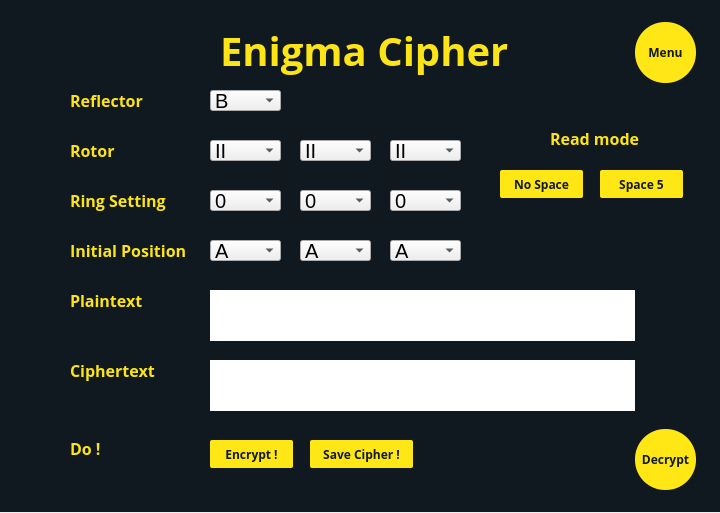
<?xml version="1.0" encoding="UTF-8"?>
<ui version="4.0">
 <class>Dialog</class>
 <widget class="QDialog" name="Dialog">
  <property name="geometry">
   <rect>
    <x>0</x>
    <y>0</y>
    <width>720</width>
    <height>513</height>
   </rect>
  </property>
  <property name="windowTitle">
   <string>Dialog</string>
  </property>
  <widget class="QWidget" name="widget" native="true">
   <property name="geometry">
    <rect>
     <x>0</x>
     <y>0</y>
     <width>720</width>
     <height>512</height>
    </rect>
   </property>
   <property name="styleSheet">
    <string notr="true">QWidget#widget{
background: #101920;}</string>
   </property>
   <widget class="QLabel" name="label">
    <property name="geometry">
     <rect>
      <x>220</x>
      <y>15</y>
      <width>301</width>
      <height>71</height>
     </rect>
    </property>
    <property name="styleSheet">
     <string notr="true">font-family: Open Sans;
font-style: normal;
font-weight: bold;
font-size: 40px;
color: #FCE417;</string>
    </property>
    <property name="text">
     <string>Enigma Cipher</string>
    </property>
   </widget>
   <widget class="QLabel" name="label_3">
    <property name="geometry">
     <rect>
      <x>70</x>
      <y>90</y>
      <width>91</width>
      <height>21</height>
     </rect>
    </property>
    <property name="styleSheet">
     <string notr="true">font-family: Open Sans;
font-style: normal;
font-weight: bold;
font-size: 16px;
/* identical to box height */


color: #FCE417;
</string>
    </property>
    <property name="text">
     <string>Reflector</string>
    </property>
   </widget>
   <widget class="QLabel" name="label_6">
    <property name="geometry">
     <rect>
      <x>70</x>
      <y>440</y>
      <width>31</width>
      <height>16</height>
     </rect>
    </property>
    <property name="styleSheet">
     <string notr="true">font-family: Open Sans;
font-style: normal;
font-weight: bold;
font-size: 16px;
/* identical to box height */


color: #FCE417;
</string>
    </property>
    <property name="text">
     <string>Do !</string>
    </property>
   </widget>
   <widget class="QPushButton" name="menu">
    <property name="geometry">
     <rect>
      <x>635</x>
      <y>22</y>
      <width>61</width>
      <height>61</height>
     </rect>
    </property>
    <property name="styleSheet">
     <string notr="true">background: #FFE715;
border-radius: 30;
font-family: Open Sans;
font-style: normal;
font-weight: 600;
font-size: 12px;
line-height: 33px;

color: #101920;
</string>
    </property>
    <property name="text">
     <string>Menu</string>
    </property>
   </widget>
   <widget class="QPushButton" name="encrypt">
    <property name="geometry">
     <rect>
      <x>210</x>
      <y>440</y>
      <width>83</width>
      <height>28</height>
     </rect>
    </property>
    <property name="styleSheet">
     <string notr="true">background: #FFE715;
border-radius: 2px;
font-family: Open Sans;
font-style: normal;
font-weight: 600;
font-size: 12px;
color: #101920;</string>
    </property>
    <property name="text">
     <string>Encrypt !</string>
    </property>
   </widget>
   <widget class="QPushButton" name="decrypt">
    <property name="geometry">
     <rect>
      <x>635</x>
      <y>429</y>
      <width>61</width>
      <height>61</height>
     </rect>
    </property>
    <property name="styleSheet">
     <string notr="true">background: #FFE715;
border-radius: 30;
font-family: Open Sans;
font-style: normal;
font-weight: 600;
font-size: 12px;
line-height: 33px;

color: #101920;
</string>
    </property>
    <property name="text">
     <string>Decrypt</string>
    </property>
   </widget>
   <widget class="QComboBox" name="rotor_1">
    <property name="geometry">
     <rect>
      <x>210</x>
      <y>140</y>
      <width>71</width>
      <height>21</height>
     </rect>
    </property>
    <property name="font">
     <font>
      <family>MS Sans Serif</family>
      <pointsize>15</pointsize>
     </font>
    </property>
    <property name="cursor">
     <cursorShape>PointingHandCursor</cursorShape>
    </property>
    <item>
     <property name="text">
      <string>II</string>
     </property>
    </item>
    <item>
     <property name="text">
      <string>IV</string>
     </property>
    </item>
    <item>
     <property name="text">
      <string>V</string>
     </property>
    </item>
   </widget>
   <widget class="QComboBox" name="rotor_2">
    <property name="geometry">
     <rect>
      <x>300</x>
      <y>140</y>
      <width>71</width>
      <height>21</height>
     </rect>
    </property>
    <property name="font">
     <font>
      <family>MS Sans Serif</family>
      <pointsize>15</pointsize>
     </font>
    </property>
    <property name="cursor">
     <cursorShape>PointingHandCursor</cursorShape>
    </property>
    <item>
     <property name="text">
      <string>II</string>
     </property>
    </item>
    <item>
     <property name="text">
      <string>IV</string>
     </property>
    </item>
    <item>
     <property name="text">
      <string>V</string>
     </property>
    </item>
   </widget>
   <widget class="QComboBox" name="rotor_3">
    <property name="geometry">
     <rect>
      <x>390</x>
      <y>140</y>
      <width>71</width>
      <height>21</height>
     </rect>
    </property>
    <property name="font">
     <font>
      <family>MS Sans Serif</family>
      <pointsize>15</pointsize>
     </font>
    </property>
    <property name="cursor">
     <cursorShape>PointingHandCursor</cursorShape>
    </property>
    <item>
     <property name="text">
      <string>II</string>
     </property>
    </item>
    <item>
     <property name="text">
      <string>IV</string>
     </property>
    </item>
    <item>
     <property name="text">
      <string>V</string>
     </property>
    </item>
   </widget>
   <widget class="QComboBox" name="ring_1">
    <property name="geometry">
     <rect>
      <x>210</x>
      <y>190</y>
      <width>71</width>
      <height>21</height>
     </rect>
    </property>
    <property name="font">
     <font>
      <family>MS Sans Serif</family>
      <pointsize>15</pointsize>
     </font>
    </property>
    <property name="cursor">
     <cursorShape>PointingHandCursor</cursorShape>
    </property>
    <item>
     <property name="text">
      <string>0</string>
     </property>
    </item>
    <item>
     <property name="text">
      <string>1</string>
     </property>
    </item>
    <item>
     <property name="text">
      <string>2</string>
     </property>
    </item>
    <item>
     <property name="text">
      <string>3</string>
     </property>
    </item>
    <item>
     <property name="text">
      <string>4</string>
     </property>
    </item>
    <item>
     <property name="text">
      <string>5</string>
     </property>
    </item>
    <item>
     <property name="text">
      <string>6</string>
     </property>
    </item>
    <item>
     <property name="text">
      <string>7</string>
     </property>
    </item>
    <item>
     <property name="text">
      <string>8</string>
     </property>
    </item>
    <item>
     <property name="text">
      <string>9</string>
     </property>
    </item>
    <item>
     <property name="text">
      <string>10</string>
     </property>
    </item>
    <item>
     <property name="text">
      <string>11</string>
     </property>
    </item>
    <item>
     <property name="text">
      <string>12</string>
     </property>
    </item>
    <item>
     <property name="text">
      <string>13</string>
     </property>
    </item>
    <item>
     <property name="text">
      <string>14</string>
     </property>
    </item>
    <item>
     <property name="text">
      <string>15</string>
     </property>
    </item>
    <item>
     <property name="text">
      <string>16</string>
     </property>
    </item>
    <item>
     <property name="text">
      <string>17</string>
     </property>
    </item>
    <item>
     <property name="text">
      <string>18</string>
     </property>
    </item>
    <item>
     <property name="text">
      <string>19</string>
     </property>
    </item>
    <item>
     <property name="text">
      <string>20</string>
     </property>
    </item>
    <item>
     <property name="text">
      <string>21</string>
     </property>
    </item>
    <item>
     <property name="text">
      <string>22</string>
     </property>
    </item>
    <item>
     <property name="text">
      <string>23</string>
     </property>
    </item>
    <item>
     <property name="text">
      <string>24</string>
     </property>
    </item>
    <item>
     <property name="text">
      <string>25</string>
     </property>
    </item>
   </widget>
   <widget class="QComboBox" name="ring_2">
    <property name="geometry">
     <rect>
      <x>300</x>
      <y>190</y>
      <width>71</width>
      <height>21</height>
     </rect>
    </property>
    <property name="font">
     <font>
      <family>MS Sans Serif</family>
      <pointsize>15</pointsize>
     </font>
    </property>
    <property name="cursor">
     <cursorShape>PointingHandCursor</cursorShape>
    </property>
    <item>
     <property name="text">
      <string>0</string>
     </property>
    </item>
    <item>
     <property name="text">
      <string>1</string>
     </property>
    </item>
    <item>
     <property name="text">
      <string>2</string>
     </property>
    </item>
    <item>
     <property name="text">
      <string>3</string>
     </property>
    </item>
    <item>
     <property name="text">
      <string>4</string>
     </property>
    </item>
    <item>
     <property name="text">
      <string>5</string>
     </property>
    </item>
    <item>
     <property name="text">
      <string>6</string>
     </property>
    </item>
    <item>
     <property name="text">
      <string>7</string>
     </property>
    </item>
    <item>
     <property name="text">
      <string>8</string>
     </property>
    </item>
    <item>
     <property name="text">
      <string>9</string>
     </property>
    </item>
    <item>
     <property name="text">
      <string>10</string>
     </property>
    </item>
    <item>
     <property name="text">
      <string>11</string>
     </property>
    </item>
    <item>
     <property name="text">
      <string>12</string>
     </property>
    </item>
    <item>
     <property name="text">
      <string>13</string>
     </property>
    </item>
    <item>
     <property name="text">
      <string>14</string>
     </property>
    </item>
    <item>
     <property name="text">
      <string>15</string>
     </property>
    </item>
    <item>
     <property name="text">
      <string>16</string>
     </property>
    </item>
    <item>
     <property name="text">
      <string>17</string>
     </property>
    </item>
    <item>
     <property name="text">
      <string>18</string>
     </property>
    </item>
    <item>
     <property name="text">
      <string>19</string>
     </property>
    </item>
    <item>
     <property name="text">
      <string>20</string>
     </property>
    </item>
    <item>
     <property name="text">
      <string>21</string>
     </property>
    </item>
    <item>
     <property name="text">
      <string>22</string>
     </property>
    </item>
    <item>
     <property name="text">
      <string>23</string>
     </property>
    </item>
    <item>
     <property name="text">
      <string>24</string>
     </property>
    </item>
    <item>
     <property name="text">
      <string>25</string>
     </property>
    </item>
   </widget>
   <widget class="QComboBox" name="ring_3">
    <property name="geometry">
     <rect>
      <x>390</x>
      <y>190</y>
      <width>71</width>
      <height>21</height>
     </rect>
    </property>
    <property name="font">
     <font>
      <family>MS Sans Serif</family>
      <pointsize>15</pointsize>
     </font>
    </property>
    <property name="cursor">
     <cursorShape>PointingHandCursor</cursorShape>
    </property>
    <item>
     <property name="text">
      <string>0</string>
     </property>
    </item>
    <item>
     <property name="text">
      <string>1</string>
     </property>
    </item>
    <item>
     <property name="text">
      <string>2</string>
     </property>
    </item>
    <item>
     <property name="text">
      <string>3</string>
     </property>
    </item>
    <item>
     <property name="text">
      <string>4</string>
     </property>
    </item>
    <item>
     <property name="text">
      <string>5</string>
     </property>
    </item>
    <item>
     <property name="text">
      <string>6</string>
     </property>
    </item>
    <item>
     <property name="text">
      <string>7</string>
     </property>
    </item>
    <item>
     <property name="text">
      <string>8</string>
     </property>
    </item>
    <item>
     <property name="text">
      <string>9</string>
     </property>
    </item>
    <item>
     <property name="text">
      <string>10</string>
     </property>
    </item>
    <item>
     <property name="text">
      <string>11</string>
     </property>
    </item>
    <item>
     <property name="text">
      <string>12</string>
     </property>
    </item>
    <item>
     <property name="text">
      <string>13</string>
     </property>
    </item>
    <item>
     <property name="text">
      <string>14</string>
     </property>
    </item>
    <item>
     <property name="text">
      <string>15</string>
     </property>
    </item>
    <item>
     <property name="text">
      <string>16</string>
     </property>
    </item>
    <item>
     <property name="text">
      <string>17</string>
     </property>
    </item>
    <item>
     <property name="text">
      <string>18</string>
     </property>
    </item>
    <item>
     <property name="text">
      <string>19</string>
     </property>
    </item>
    <item>
     <property name="text">
      <string>20</string>
     </property>
    </item>
    <item>
     <property name="text">
      <string>21</string>
     </property>
    </item>
    <item>
     <property name="text">
      <string>22</string>
     </property>
    </item>
    <item>
     <property name="text">
      <string>23</string>
     </property>
    </item>
    <item>
     <property name="text">
      <string>24</string>
     </property>
    </item>
    <item>
     <property name="text">
      <string>25</string>
     </property>
    </item>
   </widget>
   <widget class="QComboBox" name="reflector">
    <property name="geometry">
     <rect>
      <x>210</x>
      <y>90</y>
      <width>71</width>
      <height>21</height>
     </rect>
    </property>
    <property name="font">
     <font>
      <family>MS Sans Serif</family>
      <pointsize>15</pointsize>
     </font>
    </property>
    <property name="cursor">
     <cursorShape>PointingHandCursor</cursorShape>
    </property>
    <item>
     <property name="text">
      <string>B</string>
     </property>
    </item>
    <item>
     <property name="text">
      <string>C</string>
     </property>
    </item>
   </widget>
   <widget class="QComboBox" name="init_1">
    <property name="geometry">
     <rect>
      <x>210</x>
      <y>240</y>
      <width>71</width>
      <height>21</height>
     </rect>
    </property>
    <property name="font">
     <font>
      <family>MS Sans Serif</family>
      <pointsize>15</pointsize>
     </font>
    </property>
    <property name="cursor">
     <cursorShape>PointingHandCursor</cursorShape>
    </property>
    <item>
     <property name="text">
      <string>A</string>
     </property>
    </item>
    <item>
     <property name="text">
      <string>B</string>
     </property>
    </item>
    <item>
     <property name="text">
      <string>C</string>
     </property>
    </item>
    <item>
     <property name="text">
      <string>D</string>
     </property>
    </item>
    <item>
     <property name="text">
      <string>E</string>
     </property>
    </item>
    <item>
     <property name="text">
      <string>F</string>
     </property>
    </item>
    <item>
     <property name="text">
      <string>G</string>
     </property>
    </item>
    <item>
     <property name="text">
      <string>H</string>
     </property>
    </item>
    <item>
     <property name="text">
      <string>I</string>
     </property>
    </item>
    <item>
     <property name="text">
      <string>J</string>
     </property>
    </item>
    <item>
     <property name="text">
      <string>K</string>
     </property>
    </item>
    <item>
     <property name="text">
      <string>L</string>
     </property>
    </item>
    <item>
     <property name="text">
      <string>M</string>
     </property>
    </item>
    <item>
     <property name="text">
      <string>N</string>
     </property>
    </item>
    <item>
     <property name="text">
      <string>O</string>
     </property>
    </item>
    <item>
     <property name="text">
      <string>P</string>
     </property>
    </item>
    <item>
     <property name="text">
      <string>Q</string>
     </property>
    </item>
    <item>
     <property name="text">
      <string>R</string>
     </property>
    </item>
    <item>
     <property name="text">
      <string>S</string>
     </property>
    </item>
    <item>
     <property name="text">
      <string>T</string>
     </property>
    </item>
    <item>
     <property name="text">
      <string>U</string>
     </property>
    </item>
    <item>
     <property name="text">
      <string>V</string>
     </property>
    </item>
    <item>
     <property name="text">
      <string>W</string>
     </property>
    </item>
    <item>
     <property name="text">
      <string>X</string>
     </property>
    </item>
    <item>
     <property name="text">
      <string>Y</string>
     </property>
    </item>
    <item>
     <property name="text">
      <string>Z</string>
     </property>
    </item>
   </widget>
   <widget class="QComboBox" name="init_2">
    <property name="geometry">
     <rect>
      <x>300</x>
      <y>240</y>
      <width>71</width>
      <height>21</height>
     </rect>
    </property>
    <property name="font">
     <font>
      <family>MS Sans Serif</family>
      <pointsize>15</pointsize>
     </font>
    </property>
    <property name="cursor">
     <cursorShape>PointingHandCursor</cursorShape>
    </property>
    <item>
     <property name="text">
      <string>A</string>
     </property>
    </item>
    <item>
     <property name="text">
      <string>B</string>
     </property>
    </item>
    <item>
     <property name="text">
      <string>C</string>
     </property>
    </item>
    <item>
     <property name="text">
      <string>D</string>
     </property>
    </item>
    <item>
     <property name="text">
      <string>E</string>
     </property>
    </item>
    <item>
     <property name="text">
      <string>F</string>
     </property>
    </item>
    <item>
     <property name="text">
      <string>G</string>
     </property>
    </item>
    <item>
     <property name="text">
      <string>H</string>
     </property>
    </item>
    <item>
     <property name="text">
      <string>I</string>
     </property>
    </item>
    <item>
     <property name="text">
      <string>J</string>
     </property>
    </item>
    <item>
     <property name="text">
      <string>K</string>
     </property>
    </item>
    <item>
     <property name="text">
      <string>L</string>
     </property>
    </item>
    <item>
     <property name="text">
      <string>M</string>
     </property>
    </item>
    <item>
     <property name="text">
      <string>N</string>
     </property>
    </item>
    <item>
     <property name="text">
      <string>O</string>
     </property>
    </item>
    <item>
     <property name="text">
      <string>P</string>
     </property>
    </item>
    <item>
     <property name="text">
      <string>Q</string>
     </property>
    </item>
    <item>
     <property name="text">
      <string>R</string>
     </property>
    </item>
    <item>
     <property name="text">
      <string>S</string>
     </property>
    </item>
    <item>
     <property name="text">
      <string>T</string>
     </property>
    </item>
    <item>
     <property name="text">
      <string>U</string>
     </property>
    </item>
    <item>
     <property name="text">
      <string>V</string>
     </property>
    </item>
    <item>
     <property name="text">
      <string>W</string>
     </property>
    </item>
    <item>
     <property name="text">
      <string>X</string>
     </property>
    </item>
    <item>
     <property name="text">
      <string>Y</string>
     </property>
    </item>
    <item>
     <property name="text">
      <string>Z</string>
     </property>
    </item>
   </widget>
   <widget class="QComboBox" name="init_3">
    <property name="geometry">
     <rect>
      <x>390</x>
      <y>240</y>
      <width>71</width>
      <height>21</height>
     </rect>
    </property>
    <property name="font">
     <font>
      <family>MS Sans Serif</family>
      <pointsize>15</pointsize>
     </font>
    </property>
    <property name="cursor">
     <cursorShape>PointingHandCursor</cursorShape>
    </property>
    <item>
     <property name="text">
      <string>A</string>
     </property>
    </item>
    <item>
     <property name="text">
      <string>B</string>
     </property>
    </item>
    <item>
     <property name="text">
      <string>C</string>
     </property>
    </item>
    <item>
     <property name="text">
      <string>D</string>
     </property>
    </item>
    <item>
     <property name="text">
      <string>E</string>
     </property>
    </item>
    <item>
     <property name="text">
      <string>F</string>
     </property>
    </item>
    <item>
     <property name="text">
      <string>G</string>
     </property>
    </item>
    <item>
     <property name="text">
      <string>H</string>
     </property>
    </item>
    <item>
     <property name="text">
      <string>I</string>
     </property>
    </item>
    <item>
     <property name="text">
      <string>J</string>
     </property>
    </item>
    <item>
     <property name="text">
      <string>K</string>
     </property>
    </item>
    <item>
     <property name="text">
      <string>L</string>
     </property>
    </item>
    <item>
     <property name="text">
      <string>M</string>
     </property>
    </item>
    <item>
     <property name="text">
      <string>N</string>
     </property>
    </item>
    <item>
     <property name="text">
      <string>O</string>
     </property>
    </item>
    <item>
     <property name="text">
      <string>P</string>
     </property>
    </item>
    <item>
     <property name="text">
      <string>Q</string>
     </property>
    </item>
    <item>
     <property name="text">
      <string>R</string>
     </property>
    </item>
    <item>
     <property name="text">
      <string>S</string>
     </property>
    </item>
    <item>
     <property name="text">
      <string>T</string>
     </property>
    </item>
    <item>
     <property name="text">
      <string>U</string>
     </property>
    </item>
    <item>
     <property name="text">
      <string>V</string>
     </property>
    </item>
    <item>
     <property name="text">
      <string>W</string>
     </property>
    </item>
    <item>
     <property name="text">
      <string>X</string>
     </property>
    </item>
    <item>
     <property name="text">
      <string>Y</string>
     </property>
    </item>
    <item>
     <property name="text">
      <string>Z</string>
     </property>
    </item>
   </widget>
   <widget class="QLabel" name="label_4">
    <property name="geometry">
     <rect>
      <x>70</x>
      <y>140</y>
      <width>91</width>
      <height>21</height>
     </rect>
    </property>
    <property name="styleSheet">
     <string notr="true">font-family: Open Sans;
font-style: normal;
font-weight: bold;
font-size: 16px;
/* identical to box height */


color: #FCE417;
</string>
    </property>
    <property name="text">
     <string>Rotor</string>
    </property>
   </widget>
   <widget class="QLabel" name="label_5">
    <property name="geometry">
     <rect>
      <x>70</x>
      <y>190</y>
      <width>101</width>
      <height>21</height>
     </rect>
    </property>
    <property name="styleSheet">
     <string notr="true">font-family: Open Sans;
font-style: normal;
font-weight: bold;
font-size: 16px;
/* identical to box height */


color: #FCE417;
</string>
    </property>
    <property name="text">
     <string>Ring Setting</string>
    </property>
   </widget>
   <widget class="QLabel" name="label_7">
    <property name="geometry">
     <rect>
      <x>70</x>
      <y>240</y>
      <width>121</width>
      <height>21</height>
     </rect>
    </property>
    <property name="styleSheet">
     <string notr="true">font-family: Open Sans;
font-style: normal;
font-weight: bold;
font-size: 16px;
/* identical to box height */


color: #FCE417;
</string>
    </property>
    <property name="text">
     <string>Initial Position</string>
    </property>
   </widget>
   <widget class="QLabel" name="label_8">
    <property name="geometry">
     <rect>
      <x>70</x>
      <y>290</y>
      <width>81</width>
      <height>21</height>
     </rect>
    </property>
    <property name="styleSheet">
     <string notr="true">font-family: Open Sans;
font-style: normal;
font-weight: bold;
font-size: 16px;
/* identical to box height */


color: #FCE417;
</string>
    </property>
    <property name="text">
     <string>Plaintext</string>
    </property>
   </widget>
   <widget class="QTextEdit" name="plaintext">
    <property name="geometry">
     <rect>
      <x>210</x>
      <y>290</y>
      <width>425</width>
      <height>51</height>
     </rect>
    </property>
    <property name="autoFillBackground">
     <bool>false</bool>
    </property>
    <property name="styleSheet">
     <string notr="true">QWidget#plaintext{
font-family: Open Sans;
font-style: normal;
font-weight: 600;
font-size: 12px;
color: #000000;
}</string>
    </property>
    <property name="frameShape">
     <enum>QFrame::NoFrame</enum>
    </property>
    <property name="lineWidth">
     <number>0</number>
    </property>
    <property name="readOnly">
     <bool>false</bool>
    </property>
    <property name="html">
     <string>&lt;!DOCTYPE HTML PUBLIC &quot;-//W3C//DTD HTML 4.0//EN&quot; &quot;http://www.w3.org/TR/REC-html40/strict.dtd&quot;&gt;
&lt;html&gt;&lt;head&gt;&lt;meta name=&quot;qrichtext&quot; content=&quot;1&quot; /&gt;&lt;style type=&quot;text/css&quot;&gt;
p, li { white-space: pre-wrap; }
&lt;/style&gt;&lt;/head&gt;&lt;body style=&quot; font-family:'Open Sans'; font-size:12px; font-weight:600; font-style:normal;&quot;&gt;
&lt;p style=&quot;-qt-paragraph-type:empty; margin-top:0px; margin-bottom:0px; margin-left:0px; margin-right:0px; -qt-block-indent:0; text-indent:0px; font-family:'MS Shell Dlg 2'; font-size:8.25pt; font-weight:400;&quot;&gt;&lt;br /&gt;&lt;/p&gt;&lt;/body&gt;&lt;/html&gt;</string>
    </property>
   </widget>
   <widget class="QLabel" name="label_9">
    <property name="geometry">
     <rect>
      <x>70</x>
      <y>360</y>
      <width>91</width>
      <height>21</height>
     </rect>
    </property>
    <property name="styleSheet">
     <string notr="true">font-family: Open Sans;
font-style: normal;
font-weight: bold;
font-size: 16px;
/* identical to box height */


color: #FCE417;
</string>
    </property>
    <property name="text">
     <string>Ciphertext</string>
    </property>
   </widget>
   <widget class="QTextEdit" name="ciphertext">
    <property name="geometry">
     <rect>
      <x>210</x>
      <y>360</y>
      <width>425</width>
      <height>51</height>
     </rect>
    </property>
    <property name="autoFillBackground">
     <bool>false</bool>
    </property>
    <property name="styleSheet">
     <string notr="true">QWidget#ciphertext{
font-family: Open Sans;
font-style: normal;
font-weight: 600;
font-size: 12px;
color: #000000;
}</string>
    </property>
    <property name="frameShape">
     <enum>QFrame::NoFrame</enum>
    </property>
    <property name="lineWidth">
     <number>0</number>
    </property>
    <property name="readOnly">
     <bool>true</bool>
    </property>
    <property name="html">
     <string>&lt;!DOCTYPE HTML PUBLIC &quot;-//W3C//DTD HTML 4.0//EN&quot; &quot;http://www.w3.org/TR/REC-html40/strict.dtd&quot;&gt;
&lt;html&gt;&lt;head&gt;&lt;meta name=&quot;qrichtext&quot; content=&quot;1&quot; /&gt;&lt;style type=&quot;text/css&quot;&gt;
p, li { white-space: pre-wrap; }
&lt;/style&gt;&lt;/head&gt;&lt;body style=&quot; font-family:'Open Sans'; font-size:12px; font-weight:600; font-style:normal;&quot;&gt;
&lt;p style=&quot;-qt-paragraph-type:empty; margin-top:0px; margin-bottom:0px; margin-left:0px; margin-right:0px; -qt-block-indent:0; text-indent:0px; font-family:'MS Shell Dlg 2'; font-size:8.25pt; font-weight:400;&quot;&gt;&lt;br /&gt;&lt;/p&gt;&lt;/body&gt;&lt;/html&gt;</string>
    </property>
   </widget>
   <widget class="QPushButton" name="savecipher_2">
    <property name="geometry">
     <rect>
      <x>310</x>
      <y>440</y>
      <width>103</width>
      <height>28</height>
     </rect>
    </property>
    <property name="styleSheet">
     <string notr="true">background: #FFE715;
border-radius: 2px;
font-family: Open Sans;
font-style: normal;
font-weight: 600;
font-size: 12px;
color: #101920;</string>
    </property>
    <property name="text">
     <string>Save Cipher !</string>
    </property>
   </widget>
   <widget class="QPushButton" name="nospace_2">
    <property name="geometry">
     <rect>
      <x>500</x>
      <y>170</y>
      <width>83</width>
      <height>28</height>
     </rect>
    </property>
    <property name="styleSheet">
     <string notr="true">background: #FFE715;
border-radius: 2px;
font-family: Open Sans;
font-style: normal;
font-weight: 600;
font-size: 12px;
color: #101920;</string>
    </property>
    <property name="text">
     <string>No Space</string>
    </property>
   </widget>
   <widget class="QLabel" name="label_18">
    <property name="geometry">
     <rect>
      <x>550</x>
      <y>130</y>
      <width>91</width>
      <height>16</height>
     </rect>
    </property>
    <property name="styleSheet">
     <string notr="true">font-family: Open Sans;
font-style: normal;
font-weight: bold;
font-size: 16px;
/* identical to box height */


color: #FCE417;
</string>
    </property>
    <property name="text">
     <string>Read mode</string>
    </property>
   </widget>
   <widget class="QPushButton" name="space5_2">
    <property name="geometry">
     <rect>
      <x>600</x>
      <y>170</y>
      <width>83</width>
      <height>28</height>
     </rect>
    </property>
    <property name="styleSheet">
     <string notr="true">background: #FFE715;
border-radius: 2px;
font-family: Open Sans;
font-style: normal;
font-weight: 600;
font-size: 12px;
color: #101920;</string>
    </property>
    <property name="text">
     <string>Space 5</string>
    </property>
   </widget>
  </widget>
 </widget>
 <resources/>
 <connections/>
</ui>
